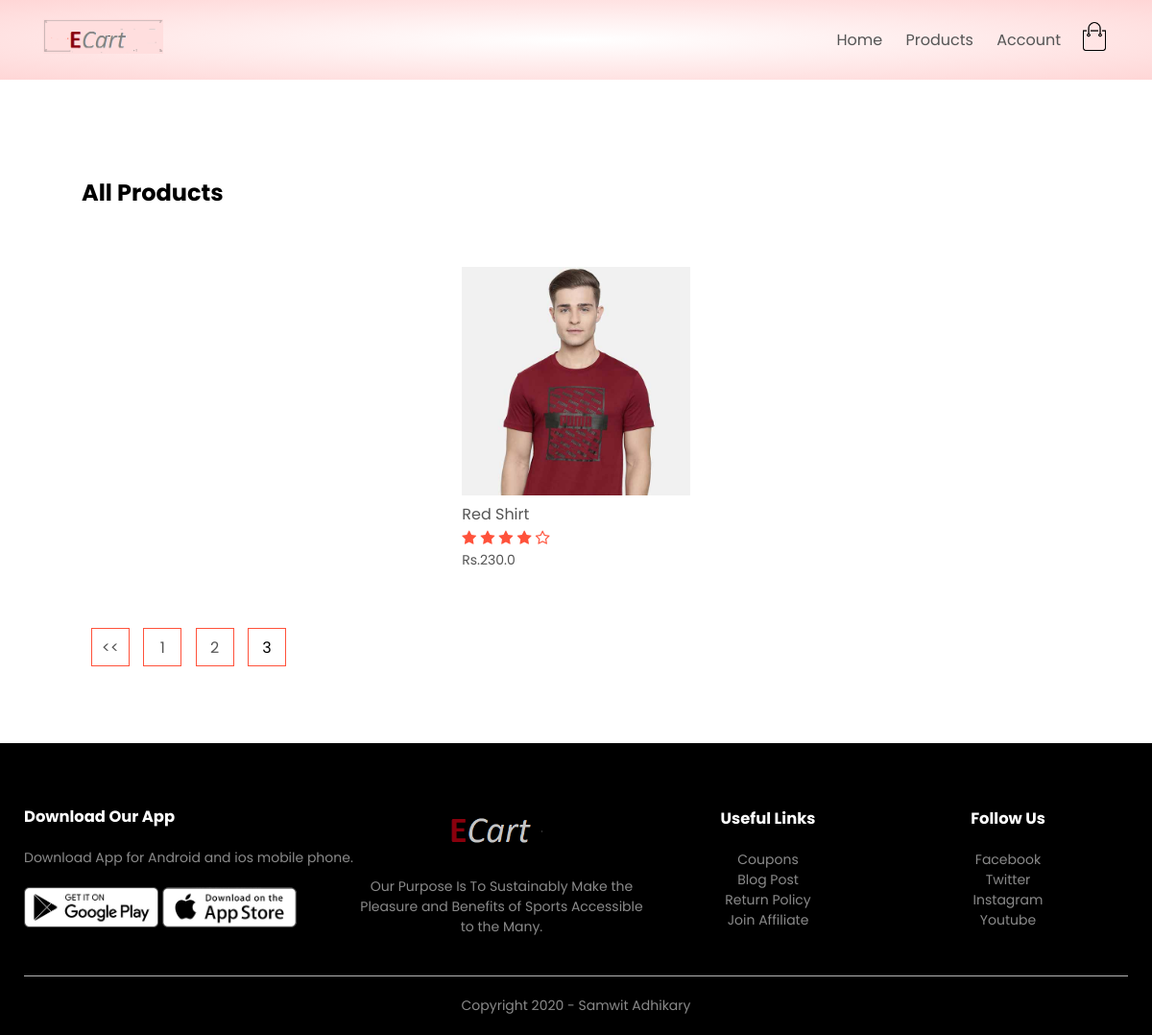
The app's page /product_list?page=3, older data.
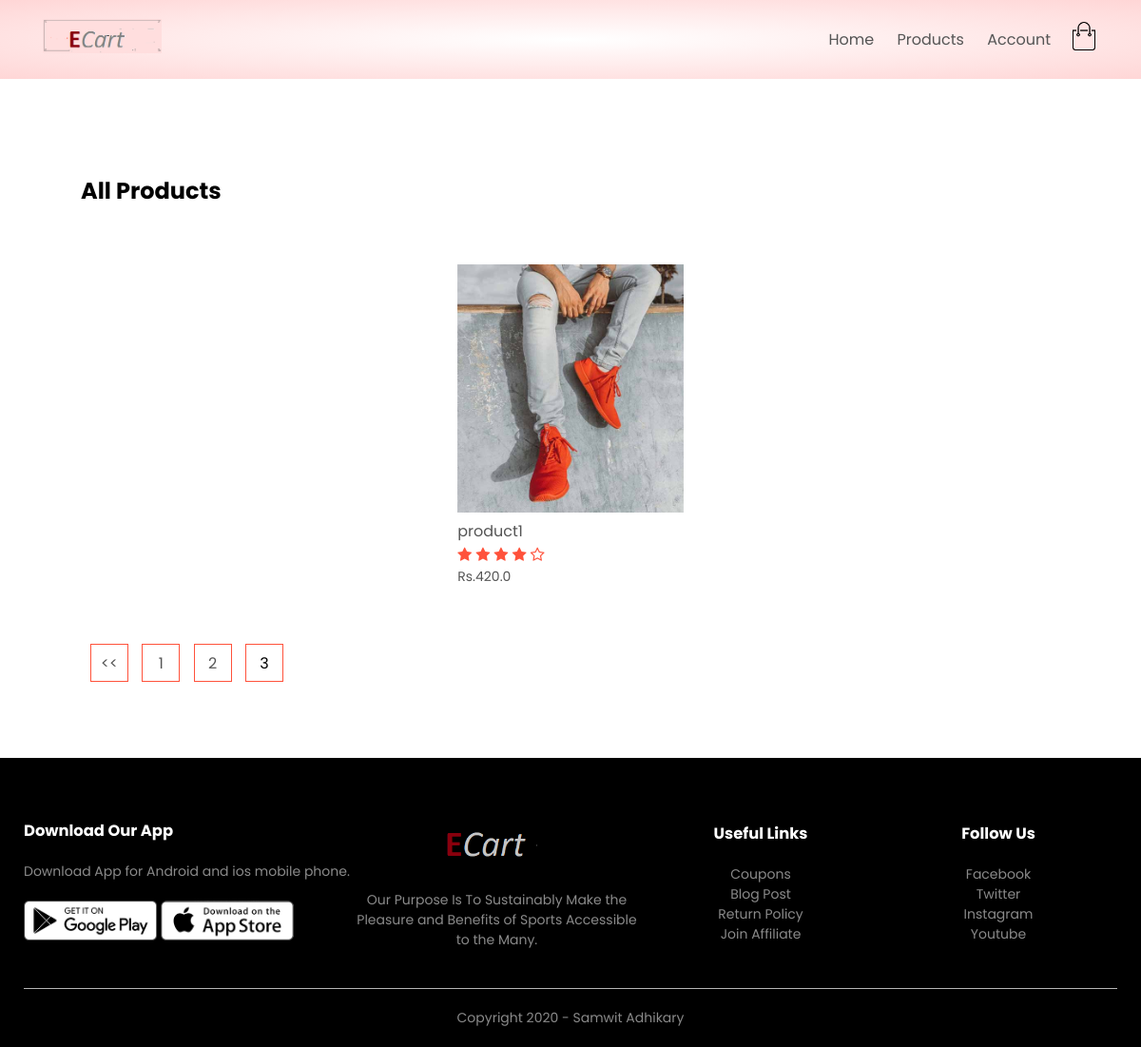
The same page, newer data.
### products/models.py (models this page shows, shortened)
class Product(models.Model):
    LIVE = 1
    DELETE = 0
    DELETE_CHOICES =( ( LIVE, 'Live'), (DELETE, 'Delete' ) )
    title = models.CharField(max_length=200)
    price =models.FloatField()
    description = models.TextField()
    image = models.ImageField(upload_to='media/')
    priority = models.IntegerField(default=0)
    delete_status = models.IntegerField(choices=DELETE_CHOICES, default=LIVE)
    created_at = models.DateTimeField(auto_now_add= True)
    updated_at = models.DateTimeField(auto_now=True)

### products/views.py (the view)
# urls.py: path('product_list', views.list_products, name='list_product'),
def list_products(request):
    product_list = Product.objects.order_by('-priority')
    product_paginator = Paginator(product_list, 2)
    page = request.GET.get('page', 1)
    product_list = product_paginator.get_page(page)
    context = {'products': product_list}
    return render (request, 'products.html',context)

### products/templatetags/chunks.py (called while the page is built)
@register.filter(name='chunks')
def chunks(list_data, chunk_size):
    chunk = []
    i = 0
    for data in list_data:
        chunk.append(data)
        i = i + 1
        if i == chunk_size:
            yield chunk
            i = 0
            chunk = []
    if chunk:
        yield chunk

### templates/products.html
{% extends 'blank_layout.html' %}
{% block content %}
{% include 'products_list.html' %}
{% endblock content %}

### templates/products_list.html (shortened to what this page needs)
{% load static %}
{% load chunks %}
<div class="small-container">
    <div class="row row-2">
        <h2>All Products</h2>
    </div>
    {% for product_chunks in products|chunks:4 %}
        <div class="row">
            {% for product in product_chunks %}
                <div class="col-4">
                    <a href="{% url 'detail_product' product.id %}">
                        <img src="{{ product.image.url }}"></a>
                    <h4>{{ product.title }}</h4>
                    <div class="rating">
                        <i class="fa fa-star"></i>
                        <i class="fa fa-star"></i>
                        <i class="fa fa-star"></i>
                        <i class="fa fa-star"></i>
                        <i class="fa fa-star-o"></i>
                    </div>
                    <p>Rs.{{ product.price }}</p>
                </div>
            {% endfor %}
        </div>
    {% endfor %}
    <div class="page-btn">
        {% if products.has_previous %}
        <a href="?page={{products.previous_page_number}}"><span><<</span></a>
       {% endif %}
       {% for i in products.paginator.page_range %}
            {% if products.number == i %}
                <span>{{ i }}</span>
            {% else %}
                <a href="?page={{ i }}"><span>{{ i }}</span></a>
            {% endif %}
        {% endfor %}
    </div>
</div>

Row changes from the older to the newer data that the page shows:
no longer on this page (row edited): Product: image (picture), title "Red Shirt", price "230.0"
now on this page (row edited): Product: image (picture), title "product1", price "420.0"
